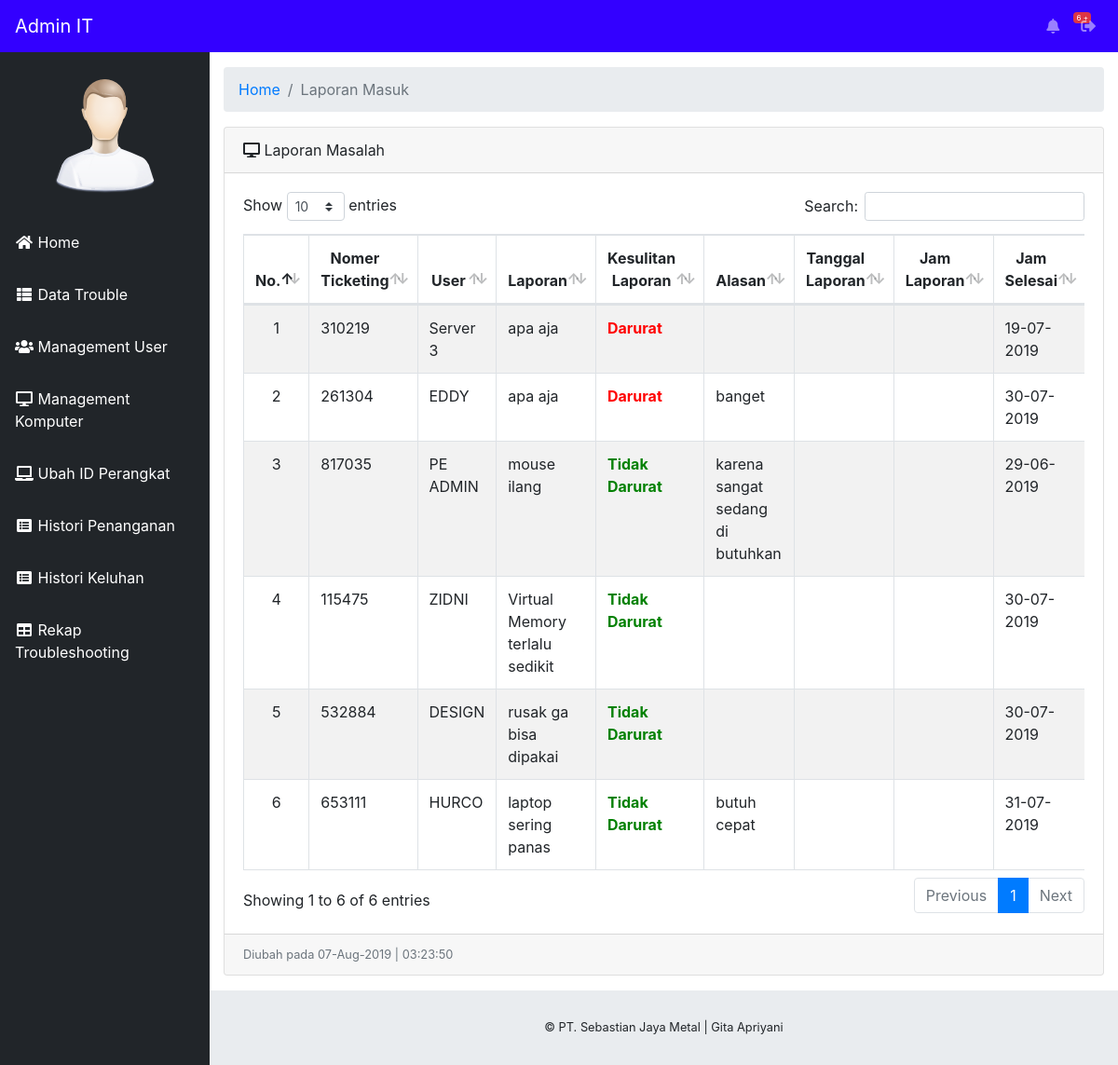
The app's page /staff/index.php?halaman=laporan-selesai (signed in), older data.
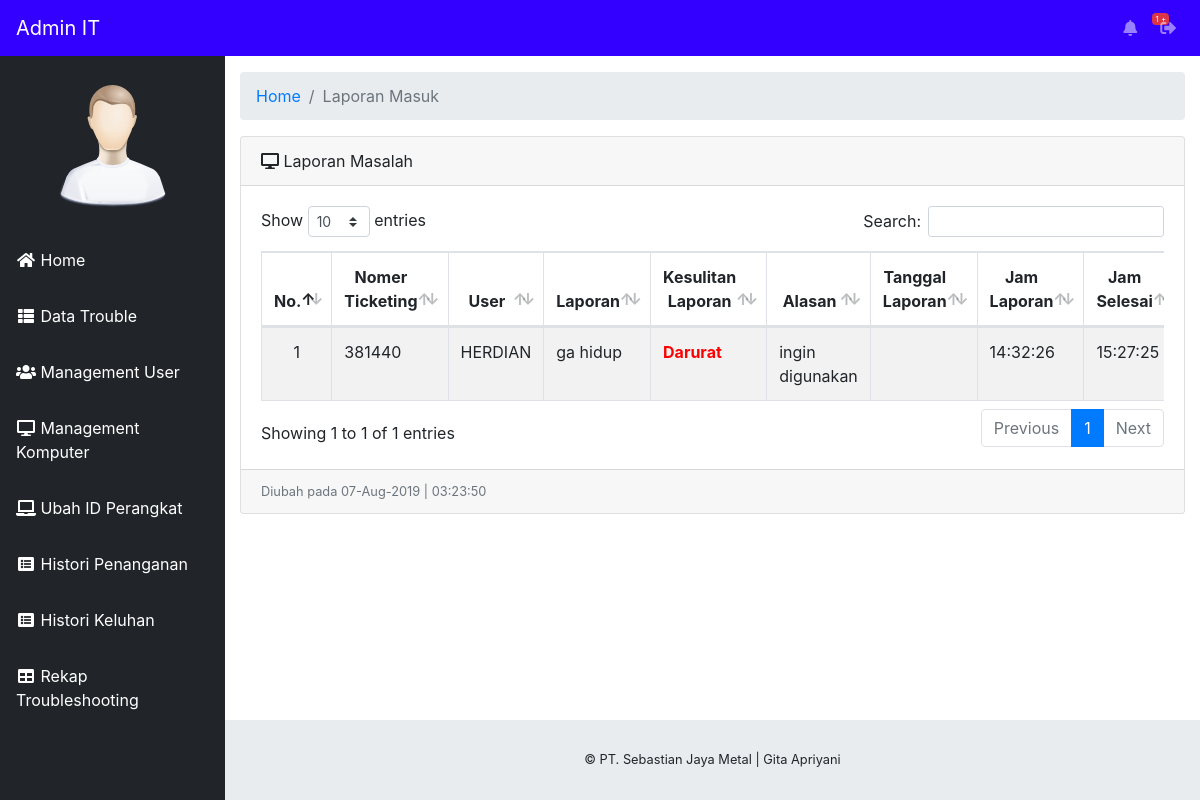
The same page, newer data.
### tables this page shows
CREATE TABLE IF NOT EXISTS `tbl_laporan` (
  `id_laporan` int(20) NOT NULL AUTO_INCREMENT,
  `id_user` int(20) NOT NULL,
  `tgl_laporan` varchar(25) NOT NULL,
  `username` varchar(30) NOT NULL,
  `no_lap` int(10) NOT NULL,
  `id_perangkat` varchar(20) NOT NULL,
  `jenis_perangkat` varchar(25) NOT NULL,
  `user` varchar(20) NOT NULL,
  `lokasi_perangkat` varchar(25) NOT NULL,
  `laporan` text NOT NULL,
  `status` int(1) NOT NULL,
  `ting_laporan` int(3) NOT NULL,
  `alasan` text NOT NULL,
  `jam_laporan` varchar(30) NOT NULL,
  `jam_dibutuhkan` varchar(30) NOT NULL,
  `jam_kerjakan` varchar(30) NOT NULL,
  `jam_selesai` varchar(25) NOT NULL,
  `waktu` varchar(20) NOT NULL,
  PRIMARY KEY (`id_laporan`)
);

### staff/laporan-selesai.php (the view, shortened to what this page needs)
<div class="container-fluid">
        <ol class="breadcrumb">
          <li class="breadcrumb-item">
            <a href="index.php">Home</a>
          </li>
          <li class="breadcrumb-item active">Laporan Masuk</li>
        </ol>
        <div class="card mb-3">
          <div class="card-header">
            <i class="fas fa-desktop"></i>
            Laporan Masalah</div>
          <div class="card-body">
            <div class="table-responsive">
              <table class="table table-striped table-bordered table-hover" id="dataTable">
                  <thead>
                      <tr>
                          <th><center>No.</center></th>
                          <th><center>Nomer Ticketing</center></th>
                          <th><center>User</center></th>
                          <th><center>Laporan</center></th>
                          <th><center>Kesulitan Laporan</center></th>
                          <th><center>Alasan</center></th>
                          <th><center>Tanggal Laporan</center></th>
                          <th><center>Jam Laporan</center></th>
                          <th><center>Jam Selesai</center></th>
                      </tr>
                  </thead>
                  <tbody>
                      <?php
                      $no = 1;
                      include '../config/koneksi.php';
                      $query = mysqli_query($konek, "SELECT * FROM tbl_laporan WHERE status = '2' ORDER BY ting_laporan = '1' DESC") or die(mysqli_error());
                        if(mysqli_num_rows($query) == 0){
                          echo '<tr><td colspan="14" align="center">Tidak ada data!</td></tr>';
                        }
                        else{
                          while ($data = mysqli_fetch_array($query)) {
                            ?>
                        <tr>
                            <td><center><?php echo $no++; ?></center></td>
                            <td><?php echo $data['no_lap']; ?></td>
                            <td><?php echo $data['user']; ?></td>
                            <td><?php echo $data['laporan']; ?></td>
                            <td style="color:red;">
                              <?php
                                if ($data['ting_laporan']=='1'){
                                  echo '<font color="red"><b>Darurat</b></font>';
                                }
                                else {
                                 echo '<font color="green"><b>Tidak Darurat</b></font>';
                                }
                              ?>
                            </td>
                            <td><?php echo $data['alasan']; ?></td>
                            <td><?php echo $data['tanggal_laporan']; ?></td>
                            <td><?php echo $data['jam_laporan']; ?></td>
                            <td><?php echo $data['jam_selesai']; ?></td>
                        </tr>
                          <?php
                        }
                        }
                        ?>
                  </tbody>
              </table>
            </div>
          </div>
          <div class="card-footer small text-muted">Diubah pada <?php echo date("d-M-Y | H:i:s"); ?></div>
        </div>
      </div>

### staff/index.php (shortened to what this page needs)
<?php
$level      = $_SESSION['level'];
if(isset($_GET['halaman'])) $halaman = $_GET['halaman']; else $halaman="home";
?>
<!DOCTYPE html>
<html lang="en">
<head>
  <link href="vendor/fontawesome-free/css/all.min.css" rel="stylesheet" type="text/css">
  <link href="vendor/datatables/dataTables.bootstrap4.css" rel="stylesheet">
  <link href="css/sb-admin.css" rel="stylesheet">
</head>
<?php
include '../config/koneksi.php';
    $queryNotif  = "SELECT * FROM tbl_laporan WHERE status = '1' OR status = '0'";
    $sqlNotif    = mysqli_query($konek,$queryNotif) or die (mysqli_error($konek));
    $countNotif  = mysqli_num_rows($sqlNotif);
?>
<body id="page-top">
  <nav class="navbar navbar-expand navbar-dark static-top" style="background-color: #3300FF;">
    <a class="navbar-brand mr-1" href="index.html"><?php echo $level ?> IT</a>
    <ul class="navbar-nav ml-auto ml-md-0">
       <?php
           if($level=="Admin")
              {
                   include ('notif1.php');
              }
           elseif($level=="Staff")
               {
                   include ('notif.php');
               }
           ?>
    </ul>
  </nav>
  <div id="wrapper">
    <ul class="sidebar navbar-nav">
      <br>
      <li class="text-center">
          <img src="../images/find_user.png" class="user-image img-responsive"/>
      </li><br>
      <li class="nav-item active">
        <a href="index.php" class="nav-link"><i class="fas fa-fw fa-home"></i> Home</a>
      </li>
      <?php
          if($level=="Admin")
             {
                  include ('halaman-admin.php');
             }
          elseif($level=="Staff")
              {
                  include ('halaman-staff.php');
              }
          ?>
    </ul>
    <div id="content-wrapper">
      <?php
      if($halaman=="home")                             include "home.php";
            else if($halaman=="management-user")       include "management-user.php";
            else if($halaman=="edit-user")             include "edit-user.php";
            else if($halaman=="management-idperangkat") include "management-idperangkat.php";
            else if($halaman=="edit-idperangkat")       include "edit-idperangkat.php";
            else if($halaman=="management-komputer")   include "management-komputer.php";
            else if($halaman=="edit-komputer")         include "edit-komputer.php";
            else if($halaman=="tambah-komputer")       include "tambah-komputer.php";
            else if($halaman=="data-trouble")          include "data-trouble.php";
            else if($halaman=="edit-trouble")          include "edit-trouble.php";
            else if($halaman=="tambah-trouble")        include "tambah-trouble.php";
            else if($halaman=="keluhan")               include "keluhan.php";
            else if($halaman=="laporan")               include "laporan.php";
            else if($halaman=="laporan-masuk")         include "laporan-masuk.php";
            else if($halaman=="laporanmasuk")          include "laporanmasuk.php";
            else if($halaman=="laporan-selesai")       include "laporan-selesai.php";
      ?>
      <footer class="sticky-footer">
        <div class="container my-auto">
          <div class="copyright text-center my-auto">
            <span>© PT. Sebastian Jaya Metal | Gita Apriyani</span>
          </div>
        </div>
      </footer>
    </div>
  </div>
</body>
</html>

### staff/notif1.php (shortened to what this page needs)
<li class="nav-item dropdown no-arrow mx-1">
  <a class="nav-link dropdown-toggle" href="?halaman=laporanmasuk" id="userDropdown" role="button" aria-haspopup="true" aria-expanded="false">
    <i class="fas fa-bell fa-fw" title="Laporan Masuk"></i>
    <span class="badge badge-danger" id="notif"><?php echo $countNotif; ?> +</span>
  </a>
</li>
<li class="nav-item dropdown no-arrow">
  <a class="nav-link dropdown-toggle" href="#" id="userDropdown" role="button" data-toggle="modal" data-target="#logoutModal" aria-haspopup="true" aria-expanded="false">
    <i class="fas fa-sign-out-alt" title="Keluar"></i>
  </a>
</li>

### staff/halaman-admin.php
<li class="nav-item active">
  <a href="index.php?halaman=data-trouble" class="nav-link"><i class="fas fa-fw fa-th-list"></i> Data Trouble</a>
</li>
<li class="nav-item active">
  <a href="index.php?halaman=management-user" class="nav-link"><i class="fas fa-fw fa-users"></i> Management User</a>
</li>
<li class="nav-item active">
  <a href="index.php?halaman=management-komputer" class="nav-link"><i class="fas fa-fw fa-desktop"></i> Management Komputer</a>
</li>
<li class="nav-item active">
  <a href="index.php?halaman=management-idperangkat" class="nav-link"><i class="fas fa-fw fa-laptop"></i> Ubah ID Perangkat</a>
</li>
<li class="nav-item active">
  <a href="index.php?halaman=laporan-selesai" class="nav-link"><i class="fas fa-fw fa-list-alt"></i> Histori Penanganan</a>
</li>
<li class="nav-item active">
  <a href="index.php?halaman=histori-keluhan" class="nav-link"><i class="fas fa-fw fa-list-alt"></i> Histori Keluhan</a>
</li>
<li class="nav-item active">
  <a href="index.php?halaman=rekap" class="nav-link"><i class="fas fa-fw fa-table"></i> Rekap Troubleshooting</a>
</li>

Row changes from the older to the newer data that the page shows:
removed tbl_laporan: no_lap "310219", user "Server 3", laporan "apa aja", ting_laporan "Darurat", jam_selesai "19-07-2019"
removed tbl_laporan: no_lap "261304", user "EDDY", laporan "apa aja", ting_laporan "Darurat", alasan "banget", jam_selesai "30-07-2019"
removed tbl_laporan: no_lap "817035", user "PE ADMIN", laporan "mouse ilang", ting_laporan "Tidak Darurat", alasan "karena sangat sedang di butuhkan", jam_selesai "29-06-2019"
removed tbl_laporan: no_lap "115475", user "ZIDNI", laporan "Virtual Memory terlalu sedikit", ting_laporan "Tidak Darurat", jam_selesai "30-07-2019"
removed tbl_laporan: no_lap "532884", user "DESIGN", laporan "rusak ga bisa dipakai", ting_laporan "Tidak Darurat", jam_selesai "30-07-2019"
removed tbl_laporan: no_lap "653111", user "HURCO", laporan "laptop sering panas", ting_laporan "Tidak Darurat", alasan "butuh cepat", jam_selesai "31-07-2019"
now on this page (row edited): tbl_laporan: no_lap "381440", user "HERDIAN", laporan "ga hidup", ting_laporan "Darurat", alasan "ingin digunakan", jam_laporan "14:32:26", jam_selesai "15:27:25"
Text that changed along with them:
$countNotif: "6" → "1"
text written by a page script: "Show entries Search: Showing 1 to 6 of 6 entries Previous 1 Next" → "Show entries Search: Showing 1 to 1 of 1 entries Previous 1 Next"
